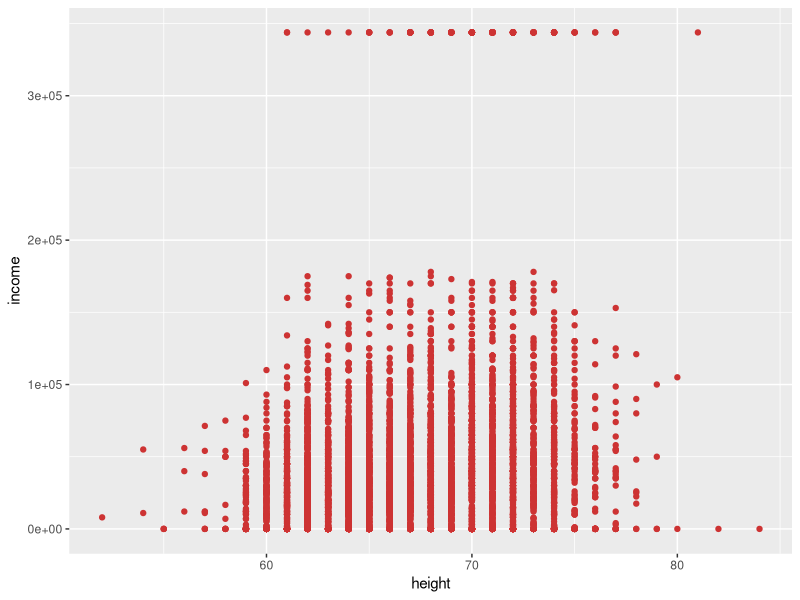
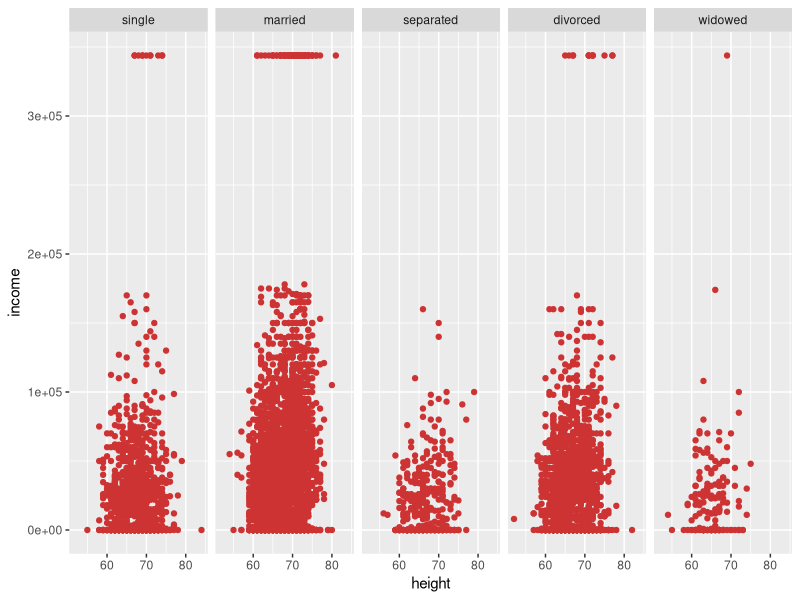
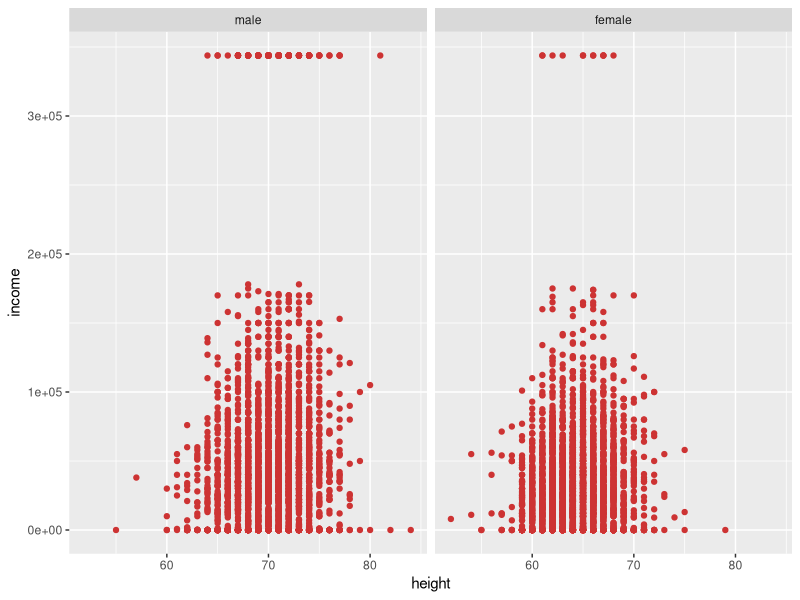
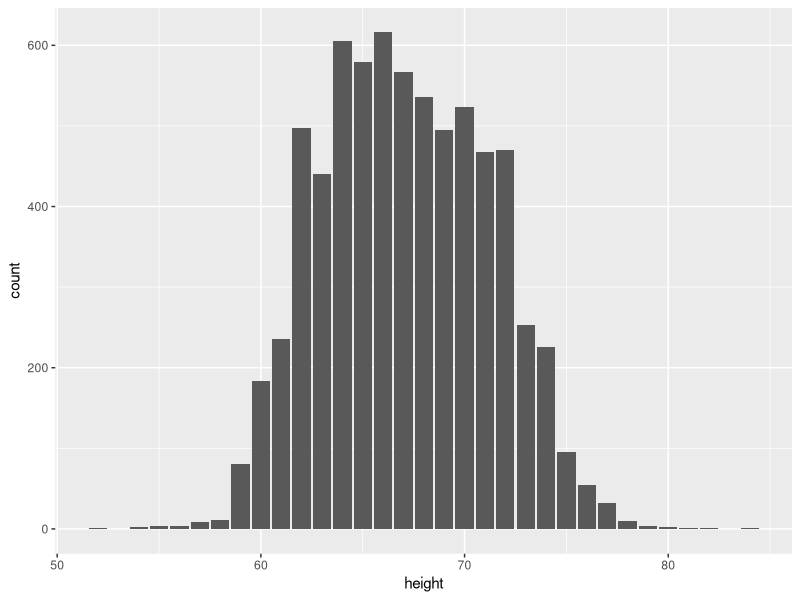
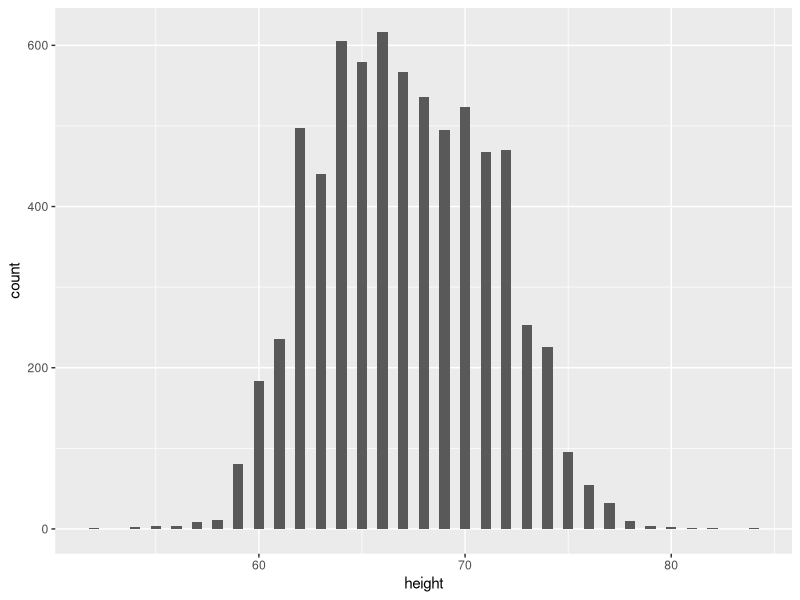

Recreate these plots in R, in order. (Note: this script raises an error after producing the figures.)
## ---- chunk 1
library(modelr)
library(knitr)
library(ggplot2)
## ---- chunk 2
heights$heightInt <-cut(heights$height, breaks = 8)
kable(summary(heights[,1:4]))
## ---- chunk 3
kable(summary(heights[,5:9]))
## ---- chunk 4
ggplot(heights, mapping =aes(x = height, y = income))+
    geom_point(color = "brown3")
## ---- chunk 5
ggplot(heights, mapping =aes(x = height, y = income))+
    geom_point(color = "brown3")+
    facet_grid(~ marital)
## ---- chunk 6
ggplot(heights, mapping =aes(x = height, y = income))+
    geom_point(color = "brown3")+
    facet_grid(~ sex)
## ---- chunk 7
ggplot(heights) + 
  geom_bar(mapping = aes(x = height))
## ---- chunk 8
ggplot(heights, mapping = aes(height)) +
  geom_histogram(mapping = NULL,
  data = NULL,
  stat = "bin",
  position = "stack",
  binwidth = 0.5,
  bins = 30,
  na.rm = FALSE,
  orientation = NA,
  show.legend = NA,
  inherit.aes = TRUE)
## ---- chunk 9
library(lattice)
histogram(~height | factor(sex),  type = "income", heights)
## ---- chunk 10
heightsPosInc <-subset(heights, income>0)
ggplot(heightsPosInc, mapping =aes(x = heightInt, y = income))+
    scale_y_continuous(trans = scales::log_trans())+
    geom_boxplot()
## ---- chunk 11
heightsPosInc <-subset(heights, income>0)
ggplot(heightsPosInc, mapping =aes(x = height, y = income))+
    scale_y_continuous(trans = scales::log_trans())+
    geom_point(position = "jitter")+
    geom_smooth(method = "lm")
## ---- chunk 12
heightsPosInc <-subset(heights, income>0)
ggplot(heightsPosInc, mapping =aes(x = height, y = income))+
    geom_point(position = "jitter")+
    geom_smooth(method = MASS::rlm, se = FALSE)
## ---- chunk 13
summary(lm(income~height, data = heights))
